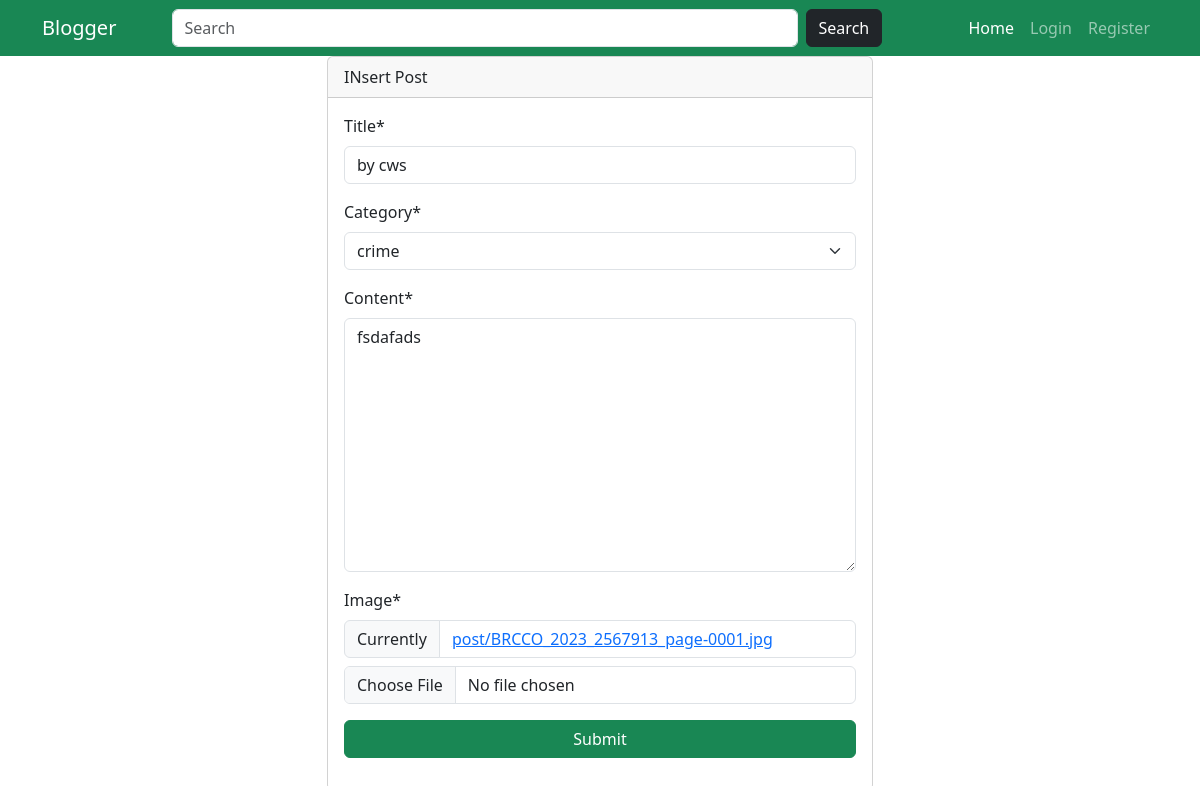
The page /edit/by-cws/ on the database its author committed.
### cms/models.py (models this page shows, shortened)
class Post(models.Model):
    title = models.CharField(max_length=200,unique=True)
    category = models.ForeignKey(Category,on_delete=models.CASCADE)
    author = models.ForeignKey(User, on_delete=models.CASCADE)
    date = models.DateTimeField(auto_now=True)
    content = models.TextField()
    image = models.ImageField(upload_to="post/")
    slug = models.CharField(max_length=200, unique=True)

### cms/views.py (the view)
# urls.py: path("edit/<slug>/",editNews, name="editNews"),
def editNews(r,slug):
    post = Post.objects.get(slug=slug)
    form = PostForm(r.POST or None, r.FILES or None, instance=post)
    data = {
        "form":form,
        "category":Category.objects.all()
    }
    if r.method == "POST":
        formData = form.save(commit=False)
        formData.author = r.user
        formData.save()
        return redirect(home)
    return render(r, "insert.html",data)

### cms/forms.py
class PostForm(ModelForm):
    class Meta:
        model = Post
        exclude = ("author","date","slug")

### cms/models.py (called while the page is built)
    def __str__(self):
        return self.cat_title

### templates/insert.html (shortened to what this page needs)
{% extends 'base.html' %}
{% load crispy_forms_tags %}
{% block content %}
    <div class="container">
        <div class="row">
            <div class="col-6 mx-auto">
                <div class="card">
                    <div class="card-header">INsert Post</div>
                    <div class="card-body">
                        <form action="" method="post" enctype="multipart/form-data">
                            {{ form|crispy}}
                            <div class="mb-3">
                                <input type="submit" class="btn btn-success w-100">
                            </div>
                        </form>
                    </div>
                </div>
            </div>
        </div>
    </div>
{% endblock content %}

### rows shown on the page
Post: title "by cws", category "crime", content "fsdafads"
